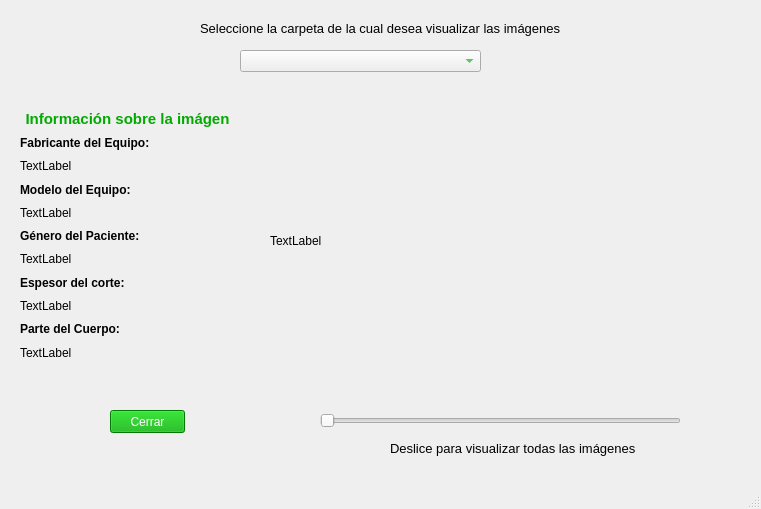
<?xml version="1.0" encoding="UTF-8"?>
<ui version="4.0">
 <class>MainWindow</class>
 <widget class="QMainWindow" name="MainWindow">
  <property name="windowModality">
   <enum>Qt::ApplicationModal</enum>
  </property>
  <property name="geometry">
   <rect>
    <x>0</x>
    <y>0</y>
    <width>761</width>
    <height>509</height>
   </rect>
  </property>
  <property name="sizePolicy">
   <sizepolicy hsizetype="Preferred" vsizetype="Preferred">
    <horstretch>0</horstretch>
    <verstretch>0</verstretch>
   </sizepolicy>
  </property>
  <property name="windowTitle">
   <string>MainWindow</string>
  </property>
  <widget class="QWidget" name="centralwidget">
   <widget class="QSlider" name="slider">
    <property name="geometry">
     <rect>
      <x>320</x>
      <y>410</y>
      <width>361</width>
      <height>22</height>
     </rect>
    </property>
    <property name="orientation">
     <enum>Qt::Horizontal</enum>
    </property>
   </widget>
   <widget class="QPushButton" name="cerrar">
    <property name="geometry">
     <rect>
      <x>110</x>
      <y>410</y>
      <width>75</width>
      <height>23</height>
     </rect>
    </property>
    <property name="font">
     <font>
      <pointsize>9</pointsize>
     </font>
    </property>
    <property name="styleSheet">
     <string notr="true">background-color: rgb(0, 170, 0);
color: rgb(255, 255, 255);</string>
    </property>
    <property name="text">
     <string>Cerrar</string>
    </property>
   </widget>
   <widget class="QComboBox" name="carpetas">
    <property name="geometry">
     <rect>
      <x>240</x>
      <y>50</y>
      <width>241</width>
      <height>22</height>
     </rect>
    </property>
    <property name="font">
     <font>
      <pointsize>10</pointsize>
     </font>
    </property>
    <property name="styleSheet">
     <string notr="true">color: rgb(0, 170, 0);</string>
    </property>
   </widget>
   <widget class="QLabel" name="label_2">
    <property name="geometry">
     <rect>
      <x>200</x>
      <y>20</y>
      <width>381</width>
      <height>16</height>
     </rect>
    </property>
    <property name="font">
     <font>
      <pointsize>10</pointsize>
     </font>
    </property>
    <property name="text">
     <string>Seleccione la carpeta de la cual desea visualizar las imágenes</string>
    </property>
   </widget>
   <widget class="QWidget" name="verticalLayoutWidget">
    <property name="geometry">
     <rect>
      <x>20</x>
      <y>110</y>
      <width>215</width>
      <height>251</height>
     </rect>
    </property>
    <layout class="QVBoxLayout" name="verticalLayout">
     <item>
      <widget class="QLabel" name="label_3">
       <property name="font">
        <font>
         <pointsize>11</pointsize>
         <weight>75</weight>
         <bold>true</bold>
        </font>
       </property>
       <property name="styleSheet">
        <string notr="true">color: rgb(0, 170, 0);</string>
       </property>
       <property name="text">
        <string>Información sobre la imágen</string>
       </property>
       <property name="alignment">
        <set>Qt::AlignCenter</set>
       </property>
      </widget>
     </item>
     <item>
      <widget class="QLabel" name="label_4">
       <property name="font">
        <font>
         <pointsize>9</pointsize>
         <weight>75</weight>
         <bold>true</bold>
        </font>
       </property>
       <property name="text">
        <string>Fabricante del Equipo:</string>
       </property>
      </widget>
     </item>
     <item>
      <widget class="QLabel" name="fabricante">
       <property name="text">
        <string>TextLabel</string>
       </property>
      </widget>
     </item>
     <item>
      <widget class="QLabel" name="label_5">
       <property name="font">
        <font>
         <pointsize>9</pointsize>
         <weight>75</weight>
         <bold>true</bold>
        </font>
       </property>
       <property name="text">
        <string>Modelo del Equipo:</string>
       </property>
      </widget>
     </item>
     <item>
      <widget class="QLabel" name="modelo">
       <property name="text">
        <string>TextLabel</string>
       </property>
      </widget>
     </item>
     <item>
      <widget class="QLabel" name="label_6">
       <property name="font">
        <font>
         <pointsize>9</pointsize>
         <weight>75</weight>
         <bold>true</bold>
        </font>
       </property>
       <property name="text">
        <string>Género del Paciente:</string>
       </property>
      </widget>
     </item>
     <item>
      <widget class="QLabel" name="genero">
       <property name="text">
        <string>TextLabel</string>
       </property>
      </widget>
     </item>
     <item>
      <widget class="QLabel" name="label_7">
       <property name="font">
        <font>
         <pointsize>9</pointsize>
         <weight>75</weight>
         <bold>true</bold>
        </font>
       </property>
       <property name="text">
        <string>Espesor del corte:</string>
       </property>
      </widget>
     </item>
     <item>
      <widget class="QLabel" name="espesor">
       <property name="text">
        <string>TextLabel</string>
       </property>
      </widget>
     </item>
     <item>
      <widget class="QLabel" name="label_8">
       <property name="font">
        <font>
         <pointsize>9</pointsize>
         <weight>75</weight>
         <bold>true</bold>
        </font>
       </property>
       <property name="text">
        <string>Parte del Cuerpo:</string>
       </property>
      </widget>
     </item>
     <item>
      <widget class="QLabel" name="parte">
       <property name="text">
        <string>TextLabel</string>
       </property>
      </widget>
     </item>
    </layout>
   </widget>
   <widget class="QLabel" name="label_9">
    <property name="geometry">
     <rect>
      <x>390</x>
      <y>440</y>
      <width>251</width>
      <height>16</height>
     </rect>
    </property>
    <property name="font">
     <font>
      <pointsize>10</pointsize>
     </font>
    </property>
    <property name="text">
     <string>Deslice para visualizar todas las imágenes</string>
    </property>
   </widget>
   <widget class="QLabel" name="label">
    <property name="geometry">
     <rect>
      <x>270</x>
      <y>90</y>
      <width>451</width>
      <height>301</height>
     </rect>
    </property>
    <property name="text">
     <string>TextLabel</string>
    </property>
    <property name="scaledContents">
     <bool>true</bool>
    </property>
   </widget>
  </widget>
  <widget class="QStatusBar" name="statusbar"/>
 </widget>
 <resources/>
 <connections/>
</ui>
